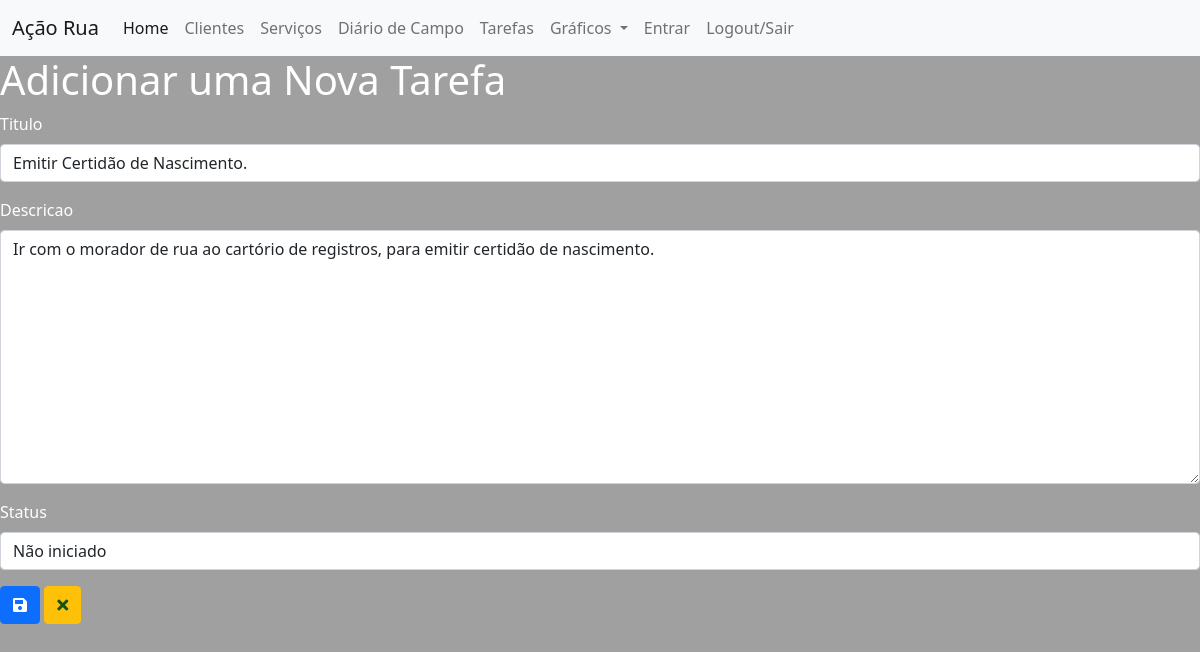
The page /1/updatet/ on the database its author committed.
### tarefas/models.py (models this page shows, shortened)
class Tarefas(models.Model):
    titulo = models.CharField(max_length=255)
    descricao = models.TextField()
    status = models.CharField(max_length=30)

### tarefas/views.py (the view)
# urls.py: path('<int:pk>/updatet/', UpdateTarefasView.as_view(), name='upd_tarefas'),
class UpdateTarefasView(UpdateView):
    model = Tarefas
    template_name = 'tarefas_form.html'
    fields = ['titulo', 'descricao', 'status']
    success_url = reverse_lazy('listatarefas')

### tarefas/templates/tarefas_form.html (shortened to what this page needs)
{% extends 'base.html' %}
{% load bootstrap4 %}
{% block content %}
    <h1>Adicionar uma Nova Tarefa</h1>
    <form  method="post">
        {% bootstrap_form form %}
            {% buttons %}
        <button type="submit" class="btn btn-primary"><span><i class="fas fa-save"></i></span></button>
                <button type="button" class="btn btn-warning">
                    <a href="/listatarefas/"><span><i class="fas fa-times"></i></span></a>
                </button>
            {% endbuttons %}
    </form>
{% endblock %}

### core/static/css/estilos.css (style rules this page uses)
body { background-color: #a0a0a0; color: #ffffff; }
a { text-decoration: none; color: #13520E; }

### rows shown on the page
Tarefas: titulo "Emitir Certidão de Nascimento.", descricao "Ir com o morador de rua ao cartório de registros, para emitir certidão de nascimento.", status "Não iniciado"
